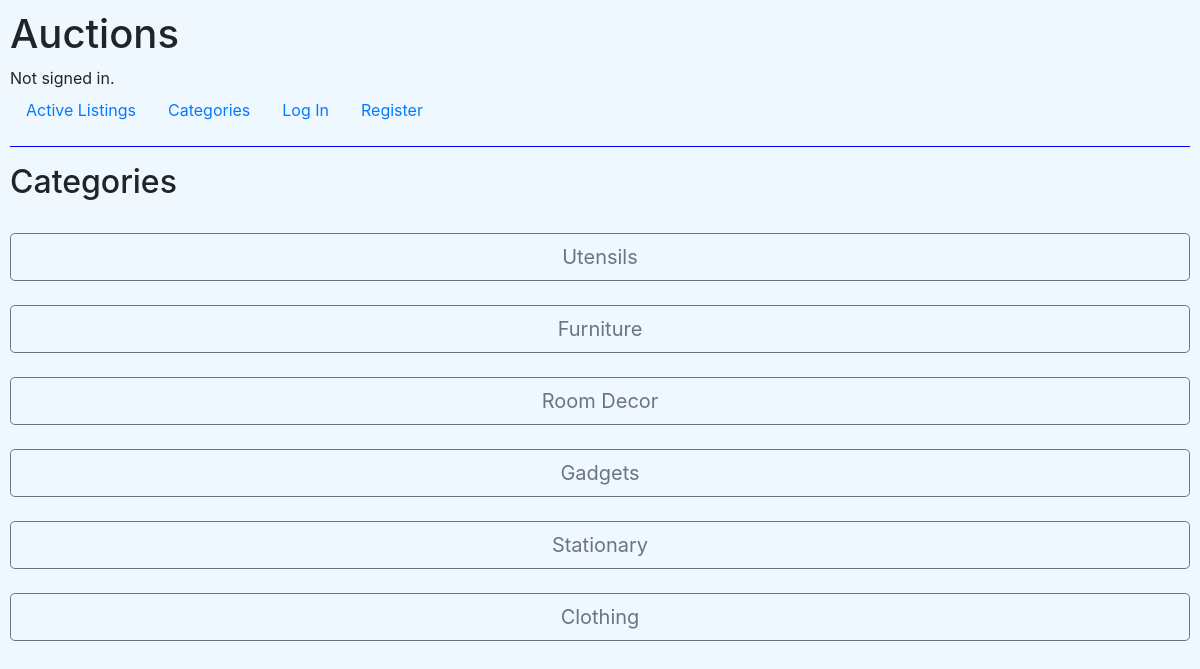
Before: /category with the older database file.
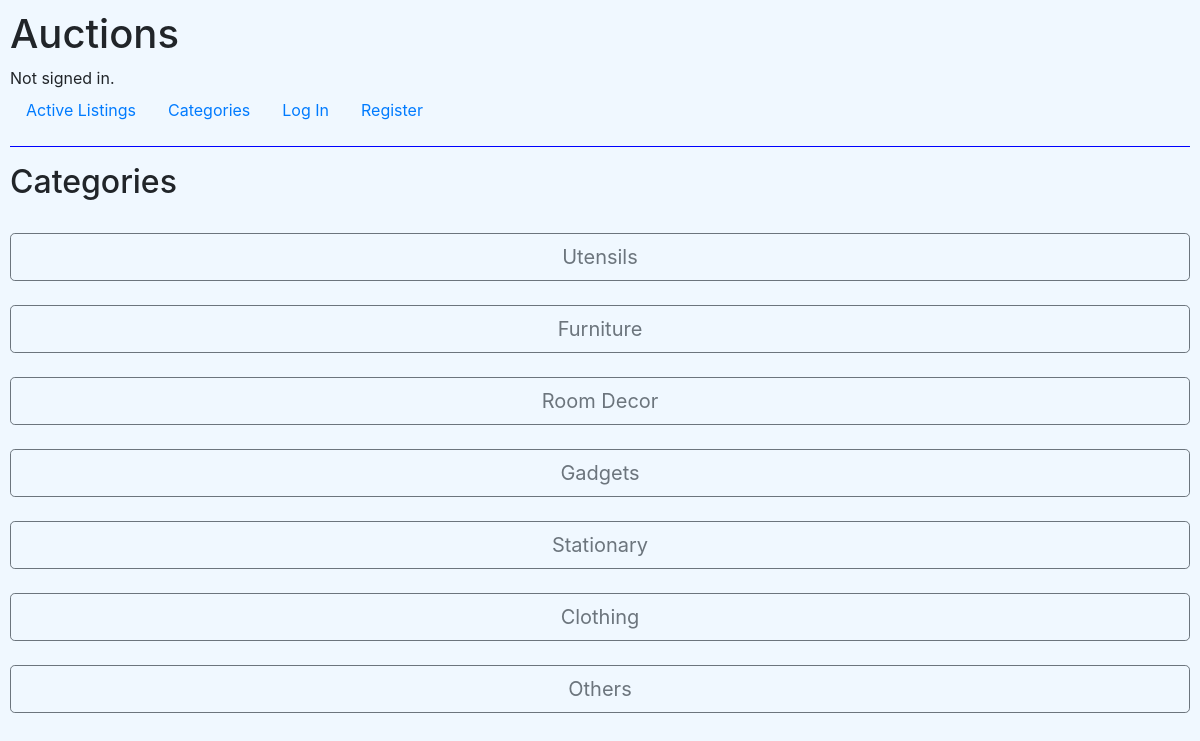
After: the same page with the newer database file.
### auctions/models.py (models this page shows, shortened)
class Category(models.Model):
    name = models.CharField(max_length=64)

### auctions/views.py (the view)
# urls.py: path("category", views.category, name = "category"),
def category(request):
    return render(request, "auctions/category.html", {
        "categorys": Category.objects.all()
    })

### auctions/templates/auctions/category.html
{% extends "auctions/layout.html" %}
{% block body %}
<h2>Categories</h2>
<br>
{% for category in categorys %}
<div><a href="{% url 'catlist' category.id %}" class="btn btn-outline-secondary btn-lg btn-block">{{ category.name }}</a></div>
<br>
{% endfor %}
{% endblock body %}

Changed rows visible on the page:
added Category: name "Others"
